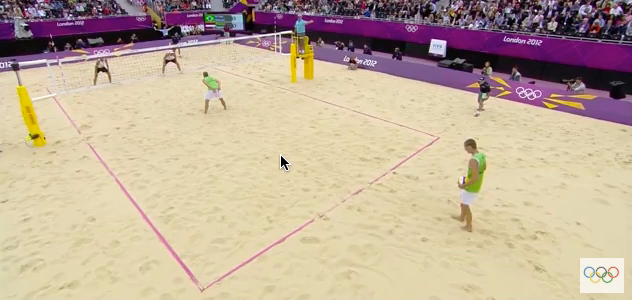
#> input picture frame 76 of media/beachVolleyball1.mov, 632 x 300 px
$ python video1_lk.py   (Python 2 division)
#> lines starting #> are read from the running program, lines starting #| are printed output that depends on the picture; after the words box and inside, x2 and y2 are one past the last pixel; in counts of white or black regions, pixels touching at a corner belong together
import cv2
import cv2.cv as cv
import numpy as np
import time

cap = cv2.VideoCapture('media/beachVolleyball1.mov')
FRAME_COUNT = int(cap.get(7))
print FRAME_COUNT
FRAME_INTERVAL = 1
#------------ manually chosen features
FRAME_START = 0
FRAME_END = 740
FULL_COURT_WIDTH = 632
FULL_COURT_HEIGHT = 300
CORNER_1 = [199, 62]
CORNER_2 = [48, 88]
CORNER_3 = [441, 137]
CORNER_4 = [203, 287]
p0 = np.array([[120.0,180.0],[345.0,202.0],[295.0,81.0],[250.0,220.0],[45.0,145.0]], np.float32)
p_dst = np.array([[120.0,180.0],[345.0,202.0],[295.0,81.0],[250.0,220.0],[45.0,145.0]], np.float32)
#------------ manually chosen features

# Parameters for lucas kanade optical flow
lk_params = dict( winSize  = (15,15),
                  maxLevel = 2,
                  criteria = (cv2.TERM_CRITERIA_EPS | cv2.TERM_CRITERIA_COUNT, 10, 0.1))
# Create some random colors for lk track
color = np.random.randint(0,255,(100,3))


# First frame
ret, old_frame = cap.read()
#> old_frame is the input picture: shape (300, 632, 3); mean B, G, R 153.6, 173.9, 193
rows,cols,channels = old_frame.shape
#> rows = 300; cols = 632; channels = 3
#print 'rows', rows
#print 'cols', cols
h, status = cv2.findHomography(p0, p_dst)
old_frame = old_frame[0:rows, 0:cols-5]
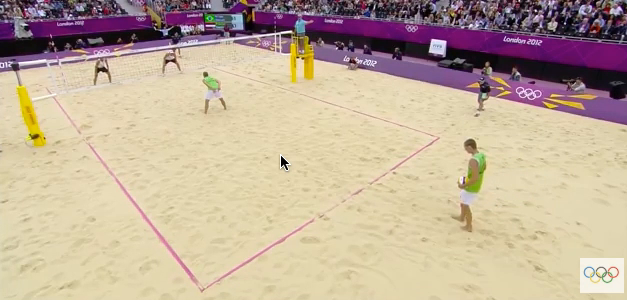
#> old_frame: shape (300, 627, 3); mean B, G, R 153.7, 174.1, 193.2
old_gray = cv2.cvtColor(old_frame, cv2.COLOR_BGR2GRAY)
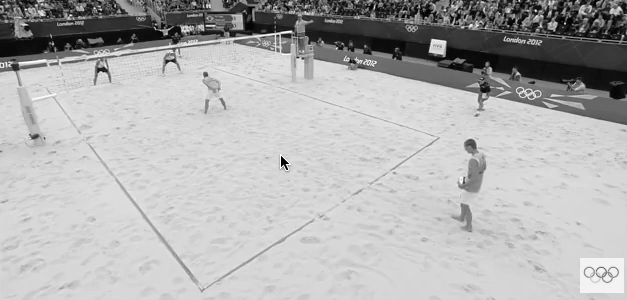
#> old_gray: shape (300, 627); min 0, max 255, mean 177.6
im_out = cv2.warpPerspective(old_frame, h, (FULL_COURT_WIDTH, FULL_COURT_HEIGHT))
cv2.imshow('frame',im_out)

mask_draw = np.zeros_like(old_frame)
arr = []
arr.append(im_out.copy())
fr = FRAME_START
avgImg = np.float32(im_out)
fr_counter = 1

#Background generator
while(fr < FRAME_END):
    ret,frame = cap.read()
    rows,cols,channels = frame.shape
    frame = frame[0:rows, 0:cols-5]
#> frame: shape (300, 627, 3)
    if (fr_counter%FRAME_INTERVAL == 0):

        frame_gray = cv2.cvtColor(frame, cv2.COLOR_BGR2GRAY)

        # calculate optical flow
        p1, st, err = cv2.calcOpticalFlowPyrLK(old_gray, frame_gray, p0, None, **lk_params)
#> p1 = [[120, 180], [345, 202], [295, 80.99], [250, 220], [45, 145]]; st = [1, 1, 1, 1, 1]; err = [0.045, 0, 0.0996, 0.00125, 0.0547]

        h, status = cv2.findHomography(p1, p_dst)
#> h = [[1, -0.000155, 0.0223], [2.57e-05, 1, 0.00695], [1.63e-07, -2.92e-07, 1]]; status = [1, 1, 1, 1, 1]
        im_out_new = cv2.warpPerspective(frame, h, (FULL_COURT_WIDTH,FULL_COURT_HEIGHT))

        rows,cols,channels = im_out_new.shape
        roi = im_out[0:rows, 0:cols]

        # Now create a mask of logo and create its inverse mask also
        img2gray = cv2.cvtColor(im_out_new,cv2.COLOR_BGR2GRAY)
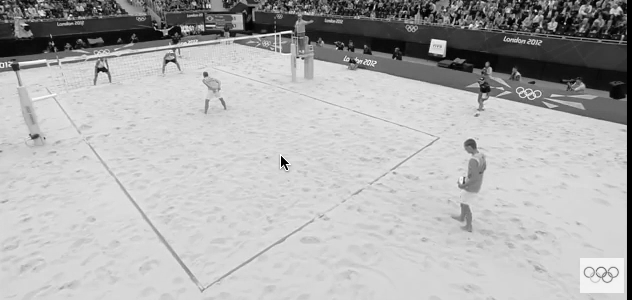
#> img2gray: shape (300, 632); min 0, max 255, mean 176.2
        ret, mask = cv2.threshold(img2gray, 10, 255, cv2.THRESH_BINARY)
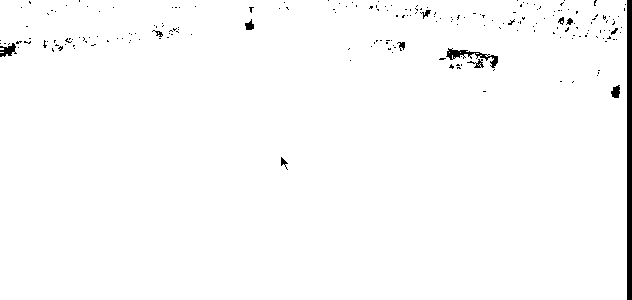
#> mask: shape (300, 632); 98.5% white; 209 black regions (196 under 20 px), largest, box (x1, y1, x2, y2) and area: (627, 0, 632, 300) 1500, (446, 48, 498, 68) 292, (0, 43, 17, 57) 132
        mask_inv = cv2.bitwise_not(mask)

        # Now black-out the area of logo in ROI
        img1_bg = cv2.bitwise_and(roi,roi,mask = mask_inv)

        # Take only region of logo from logo image.
        img2_fg = cv2.bitwise_and(im_out_new,im_out_new,mask = mask)

        # Put logo in ROI and modify the main image
        dst = cv2.add(img1_bg,img2_fg)
        im_out[0:rows, 0:cols] = dst
        im_gray = cv2.cvtColor(im_out, cv2.COLOR_BGR2GRAY)
        arr.append(im_out.copy())
        cv2.imshow('frame',im_out)

        # getting the background
        alpha = 1/float(fr+1)
        cv2.accumulateWeighted(im_out,avgImg,alpha)
        im_out = cv2.convertScaleAbs(avgImg)
        normImg = im_out.copy()

        cv2.imshow('background',normImg)

        # draw the tracks
        for i,(new,old) in enumerate(zip(p1,p0)):
            a,b = new.ravel()
            c,d = old.ravel()
            cv2.line(mask_draw, (a,b),(c,d), color[i].tolist(), 2)
            cv2.circle(frame,(a, b),3,color[i].tolist(),-1)
#> this loop made 5 passes
#> (a, b, c, d) on passes 1 to 5: (120, 180, 120, 180), (345, 202, 345, 202), (295, 80.99, 295, 81), (250, 220, 250, 220), (45, 145, 45, 145)
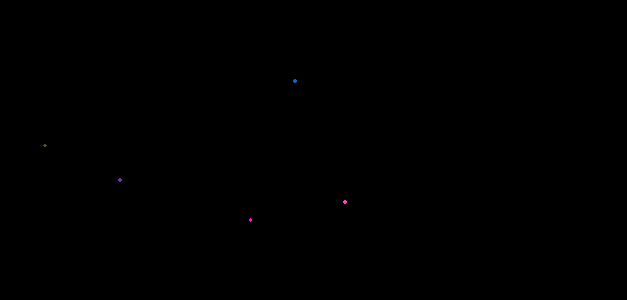
#> mask_draw: shape (300, 627, 3); mean B, G, R 0, 0, 0
        img = cv2.add(frame,mask_draw)

        cv2.imshow('tracking',img)
        k = cv2.waitKey(1) & 0xff
#> (key Esc is pressed here)
        if k == 27:
            break

        # Now update the previous frame and previous points
        old_gray = frame_gray.copy()
        old_frame = frame.copy()
        p0 = p1.copy()

    fr_counter += 1
    fr = fr + 1

cv2.imwrite('back1.jpg', normImg)
# Background Substraction

bg_gray = cv2.cvtColor(normImg, cv2.COLOR_BGR2GRAY)
p_bg = np.array([[196.0,61.0],[46.0,86.0],[439.0,137.0],[204.0,289.0]], np.float32)

court_top = cv2.imread('court.png',1)
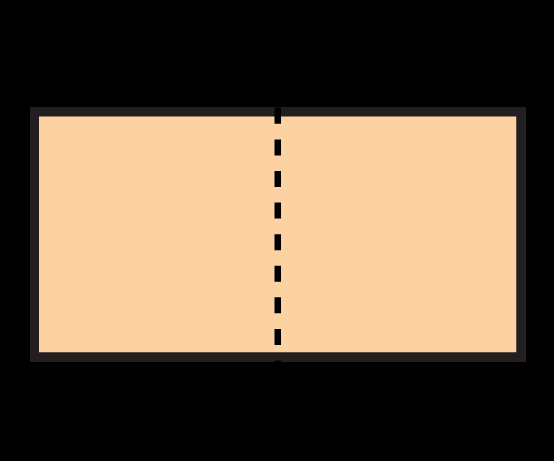
#> input picture court.png, 554 x 461 px
#> court_top is the input picture: shape (461, 554, 3); mean B, G, R 72.6, 93.6, 112.6
p_top = np.array([[40.0,115.0],[40.0,350.0],[515.0,115.0],[515.0,350.0]], np.float32)
h_top, status = cv2.findHomography(p_bg, p_top)
#> h_top = [[11.05, 70.11, -6131.7], [-10.18, 45.28, 125], [0.00162, 0.105, 1]]; status = [1, 1, 1, 1]
print "homography top", h_top
#| homography top [[ 1.10463625e+01  7.01087356e+01 -6.13167652e+03]
#|  [-1.01825952e+01  4.52820335e+01  1.24959408e+02]
#|  [ 1.61829290e-03  1.05473767e-01  1.00000000e+00]]

old_panorama = arr[0];
old_panorama_gray = cv2.cvtColor(old_panorama, cv2.COLOR_BGR2GRAY)
p_player_0 = np.array([[503.0,209.0],[206.0,111.0],[96.0,81.0],[164.0,70.0]], np.float32)
mask_draw = np.zeros_like(old_panorama)

#bg_gray = cv2.GaussianBlur(bg_gray, (21, 21), 0)
for fra_ori in arr:
    fra_gray = cv2.cvtColor(fra_ori, cv2.COLOR_BGR2GRAY)

    # calculate optical flow
    p_player_1, st, err = cv2.calcOpticalFlowPyrLK(old_panorama_gray, fra_gray, p_player_0, None, **lk_params)

    court_top_copy = court_top.copy()
    for i,(new,old) in enumerate(zip(p_player_1,p_player_0)):
        xi,yi = new.ravel()
        a,b = new.ravel()
        c,d = old.ravel()
        cv2.line(mask_draw, (a,b),(c,d), color[i].tolist(), 2)
        cv2.circle(fra_ori,(a, b),3,color[i].tolist(),-1)

        h0 = h_top[0,0]
        h1 = h_top[0,1]
        h2 = h_top[0,2]
        h3 = h_top[1,0]
        h4 = h_top[1,1]
        h5 = h_top[1,2]
        h6 = h_top[2,0]
        h7 = h_top[2,1]
        h8 = h_top[2,2]

        tx = (h0*xi + h1*yi + h2)
        ty = (h3*xi + h4*yi + h5)
        tz = (h6*xi + h7*yi + h8)

        px = int(tx/tz)
        py = int(ty/tz)
        #Print the player on top down view
        cv2.circle(court_top_copy,(px, py),3,(0,0,255),-1)
    img = cv2.add(fra_ori,mask_draw)
    #fra = cv2.GaussianBlur(fra, (21, 21), 0)

    #cv2.imshow('frame_delta',frame_delta)
    #cv2.imshow('frame_thresh',thresh)
    cv2.imshow('frame_detect',fra_ori)
    cv2.imshow('court_top', court_top_copy)

    k = cv2.waitKey(1) & 0xff
    if k == 27:
        break

    old_panorama_gray = fra_gray.copy()
    old_panorama = fra_ori.copy()
    p_player_0 = p_player_1.copy()
#> this loop made 1 pass; (key Esc is pressed on pass 1)
#> (p_player_1, st, err) on pass 1: ([[503, 209], [206, 111], [96, 81], [164, 70]], [1, 1, 1, 1], [0, 0, 0, 0])
#> pass 1, `cv2.imshow('frame_detect',fra_ori)`:
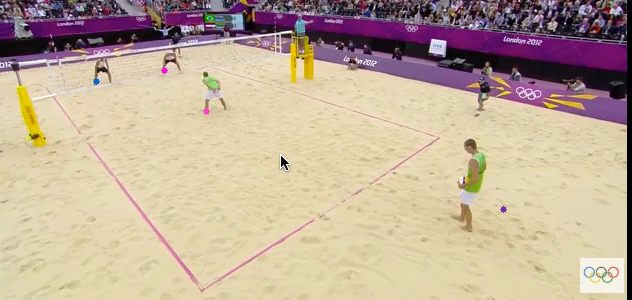
#> window 'frame_detect': shape (300, 632, 3); mean B, G, R 152.5, 172.7, 191.7

cv2.destroyAllWindows()
cap.release()

$ run again, starting later in the video
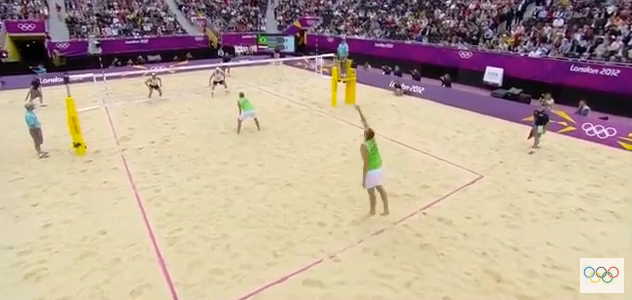
#> input picture frame 342 of media/beachVolleyball1.mov, 632 x 300 px
#> old_frame is the input picture: shape (300, 632, 3); mean B, G, R 149.8, 165.8, 185.3
#> old_frame: shape (300, 627, 3)
#> `p1, st, err = cv2.calcOpticalFlowPyrLK(old_gray, frame_gray, p0, None,..`: p1 = [[120, 180.3], [345, 202], [295, 81], [250, 220], [45, 145]]; st = [1, 1, 1, 1, 1]; err = [0.415, 0, 0, 0, 0.00806]
#> `h, status = cv2.findHomography(p1, p_dst)`: h = [[1, 0.00284, -0.33], [-0.000136, 1, -0.101], [-4.29e-06, 9.73e-06, 1]]; status = [1, 1, 1, 1, 1]
#> mask: shape (300, 632); 98.7% white; 139 black regions (133 under 20 px), largest, box (x1, y1, x2, y2) and area: (625, 0, 632, 300) 1174, (0, 40, 53, 72) 695, (500, 84, 523, 89) 35, (553, 87, 562, 94) 32, (579, 46, 587, 54) 26, (517, 12, 523, 16) 21
#> the loop `for i,(new,old) in enumerate(zip(p1,p0)):` made 5 passes
#> (a, b, c, d) on passes 1 to 5: (120, 180.3, 120, 180), (345, 202, 345, 202), (295, 81, 295, 81), (250, 220, 250, 220), (45, 145, 45, 145)
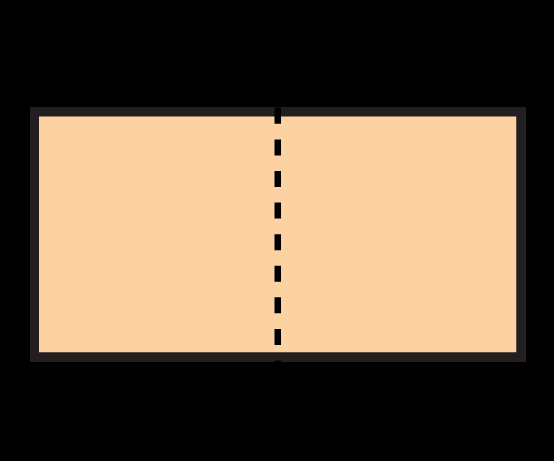
#> input picture court.png, 554 x 461 px
#> court_top is the input picture: shape (461, 554, 3); mean B, G, R 72.6, 93.6, 112.6
#> `h_top, status = cv2.findHomography(p_bg, p_top)`: h_top = [[11.05, 70.11, -6131.7], [-10.18, 45.28, 125], [0.00162, 0.105, 1]]; status = [1, 1, 1, 1]
#| homography top [[ 1.10463625e+01  7.01087356e+01 -6.13167652e+03]
#|  [-1.01825952e+01  4.52820335e+01  1.24959408e+02]
#|  [ 1.61829290e-03  1.05473767e-01  1.00000000e+00]]
#> the loop `for fra_ori in arr:` made 1 pass; (key Esc is pressed on pass 1)
#> (p_player_1, st, err) on pass 1: ([[503, 209], [206, 111], [96, 81], [164, 70]], [1, 1, 1, 1], [0, 0, 0, 0])
#> pass 1, `cv2.imshow('frame_detect',fra_ori)`:
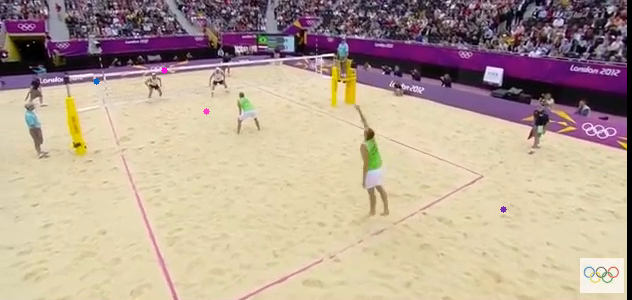
#> window 'frame_detect': shape (300, 632, 3); mean B, G, R 148.8, 164.6, 184

$ run again, starting later in the video
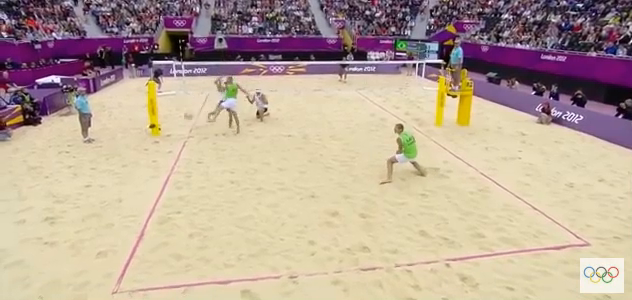
#> input picture frame 608 of media/beachVolleyball1.mov, 632 x 300 px
#> old_frame is the input picture: shape (300, 632, 3); mean B, G, R 151.1, 166.4, 185.7
#> old_frame: shape (300, 627, 3)
#> `p1, st, err = cv2.calcOpticalFlowPyrLK(old_gray, frame_gray, p0, None,..`: p1 = [[120, 180], [345.4, 202], [295, 81], [250.4, 219.7], [45, 145]]; st = [1, 1, 1, 1, 1]; err = [0, 0.472, 0, 0.6, 0.00486]
#> `h, status = cv2.findHomography(p1, p_dst)`: h = [[0.999, -0.00753, 1.1], [0.00103, 0.998, -0.124], [6.88e-06, -1.6e-05, 1]]; status = [1, 1, 1, 1, 1]
#> mask: shape (300, 632); 98.8% white; 75 black regions (70 under 20 px), largest, box (x1, y1, x2, y2) and area: (618, 0, 632, 300) 1942, (173, 36, 186, 53) 100, (0, 0, 1, 35) 35, (98, 58, 105, 65) 28, (440, 55, 448, 62) 23
#> the loop `for i,(new,old) in enumerate(zip(p1,p0)):` made 5 passes
#> (a, b, c, d) on passes 1 to 5: (120, 180, 120, 180), (345.4, 202, 345, 202), (295, 81, 295, 81), (250.4, 219.7, 250, 220), (45, 145, 45, 145)
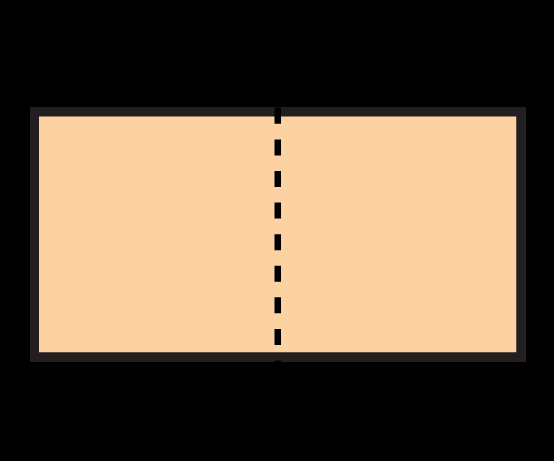
#> input picture court.png, 554 x 461 px
#> court_top is the input picture: shape (461, 554, 3); mean B, G, R 72.6, 93.6, 112.6
#> `h_top, status = cv2.findHomography(p_bg, p_top)`: h_top = [[11.05, 70.11, -6131.7], [-10.18, 45.28, 125], [0.00162, 0.105, 1]]; status = [1, 1, 1, 1]
#| homography top [[ 1.10463625e+01  7.01087356e+01 -6.13167652e+03]
#|  [-1.01825952e+01  4.52820335e+01  1.24959408e+02]
#|  [ 1.61829290e-03  1.05473767e-01  1.00000000e+00]]
#> the loop `for fra_ori in arr:` made 1 pass; (key Esc is pressed on pass 1)
#> (p_player_1, st, err) on pass 1: ([[503, 209], [206, 111], [96, 81], [164, 70]], [1, 1, 1, 1], [0, 0, 0, 0])
#> pass 1, `cv2.imshow('frame_detect',fra_ori)`:
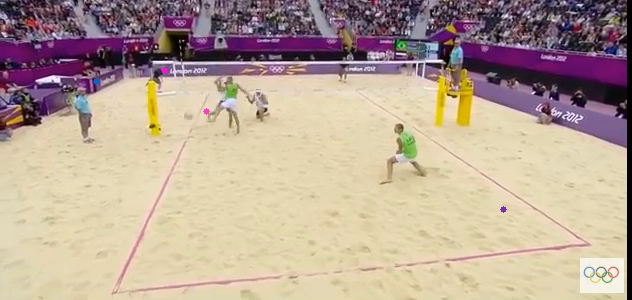
#> window 'frame_detect': shape (300, 632, 3); mean B, G, R 150.1, 165.3, 184.5
